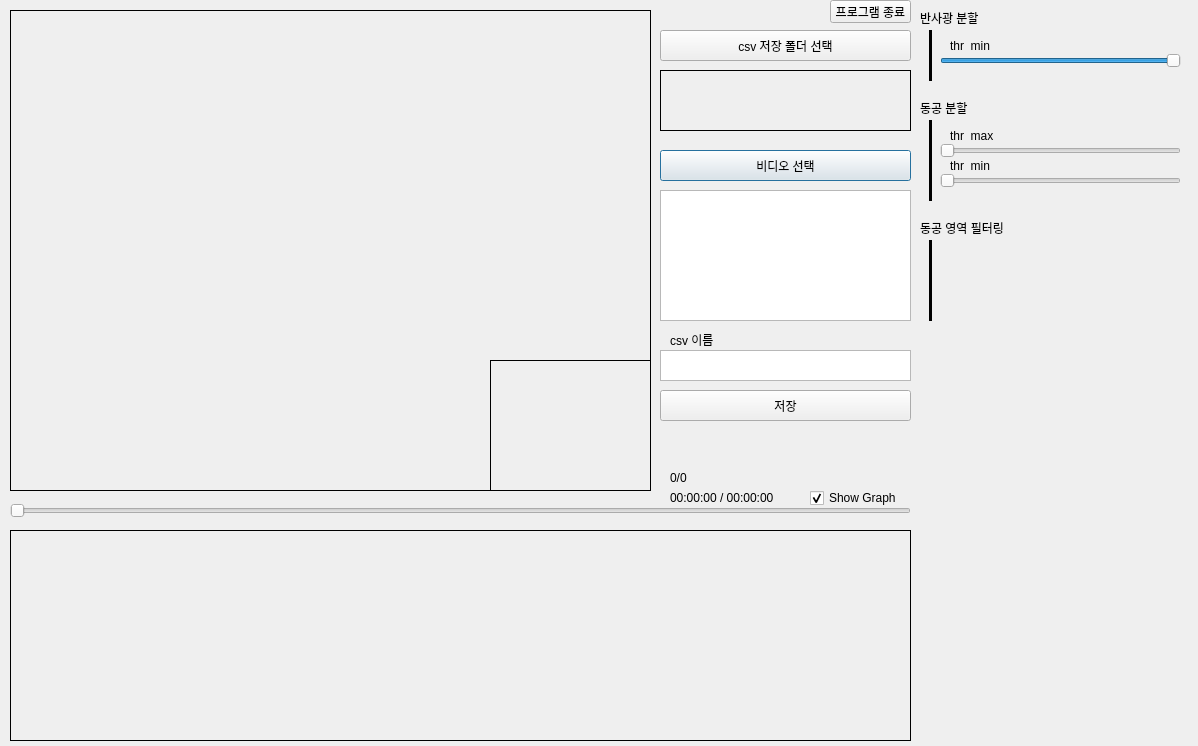
<?xml version="1.0" encoding="UTF-8"?>
<ui version="4.0">
 <class>Dialog</class>
 <widget class="QDialog" name="Dialog">
  <property name="geometry">
   <rect>
    <x>0</x>
    <y>0</y>
    <width>1198</width>
    <height>746</height>
   </rect>
  </property>
  <property name="windowTitle">
   <string>Dialog</string>
  </property>
  <widget class="QLabel" name="display_label">
   <property name="geometry">
    <rect>
     <x>10</x>
     <y>10</y>
     <width>641</width>
     <height>481</height>
    </rect>
   </property>
   <property name="frameShape">
    <enum>QFrame::Box</enum>
   </property>
   <property name="text">
    <string/>
   </property>
  </widget>
  <widget class="QListWidget" name="listWidget_video">
   <property name="geometry">
    <rect>
     <x>660</x>
     <y>190</y>
     <width>251</width>
     <height>131</height>
    </rect>
   </property>
  </widget>
  <widget class="QPushButton" name="pushButton_GetFiles">
   <property name="geometry">
    <rect>
     <x>660</x>
     <y>150</y>
     <width>251</width>
     <height>31</height>
    </rect>
   </property>
   <property name="text">
    <string>비디오 선택</string>
   </property>
  </widget>
  <widget class="QSlider" name="horizontalSlider_max">
   <property name="geometry">
    <rect>
     <x>940</x>
     <y>140</y>
     <width>241</width>
     <height>22</height>
    </rect>
   </property>
   <property name="maximum">
    <number>255</number>
   </property>
   <property name="orientation">
    <enum>Qt::Horizontal</enum>
   </property>
  </widget>
  <widget class="QSlider" name="horizontalSlider_min">
   <property name="geometry">
    <rect>
     <x>940</x>
     <y>170</y>
     <width>241</width>
     <height>22</height>
    </rect>
   </property>
   <property name="maximum">
    <number>255</number>
   </property>
   <property name="orientation">
    <enum>Qt::Horizontal</enum>
   </property>
  </widget>
  <widget class="QLabel" name="display_binary">
   <property name="geometry">
    <rect>
     <x>490</x>
     <y>360</y>
     <width>161</width>
     <height>131</height>
    </rect>
   </property>
   <property name="frameShape">
    <enum>QFrame::Box</enum>
   </property>
   <property name="text">
    <string/>
   </property>
  </widget>
  <widget class="QLabel" name="label_maxThr">
   <property name="geometry">
    <rect>
     <x>1040</x>
     <y>130</y>
     <width>56</width>
     <height>12</height>
    </rect>
   </property>
   <property name="frameShape">
    <enum>QFrame::NoFrame</enum>
   </property>
   <property name="text">
    <string/>
   </property>
  </widget>
  <widget class="QLabel" name="label_minThr">
   <property name="geometry">
    <rect>
     <x>1040</x>
     <y>160</y>
     <width>56</width>
     <height>12</height>
    </rect>
   </property>
   <property name="frameShape">
    <enum>QFrame::NoFrame</enum>
   </property>
   <property name="text">
    <string/>
   </property>
  </widget>
  <widget class="QLabel" name="label_maxThr_2">
   <property name="geometry">
    <rect>
     <x>950</x>
     <y>130</y>
     <width>56</width>
     <height>12</height>
    </rect>
   </property>
   <property name="frameShape">
    <enum>QFrame::NoFrame</enum>
   </property>
   <property name="text">
    <string>thr_max</string>
   </property>
  </widget>
  <widget class="QLabel" name="label_maxThr_3">
   <property name="geometry">
    <rect>
     <x>950</x>
     <y>160</y>
     <width>56</width>
     <height>12</height>
    </rect>
   </property>
   <property name="frameShape">
    <enum>QFrame::NoFrame</enum>
   </property>
   <property name="text">
    <string>thr_min</string>
   </property>
  </widget>
  <widget class="QLabel" name="display_graph">
   <property name="geometry">
    <rect>
     <x>10</x>
     <y>530</y>
     <width>901</width>
     <height>211</height>
    </rect>
   </property>
   <property name="frameShape">
    <enum>QFrame::Box</enum>
   </property>
   <property name="text">
    <string/>
   </property>
  </widget>
  <widget class="QLabel" name="label_videoTime">
   <property name="geometry">
    <rect>
     <x>670</x>
     <y>490</y>
     <width>111</width>
     <height>16</height>
    </rect>
   </property>
   <property name="text">
    <string>00:00:00 / 00:00:00</string>
   </property>
  </widget>
  <widget class="QCheckBox" name="checkBox_showGraph">
   <property name="geometry">
    <rect>
     <x>810</x>
     <y>490</y>
     <width>111</width>
     <height>16</height>
    </rect>
   </property>
   <property name="tabletTracking">
    <bool>false</bool>
   </property>
   <property name="text">
    <string>Show Graph</string>
   </property>
   <property name="checked">
    <bool>true</bool>
   </property>
  </widget>
  <widget class="QPushButton" name="pushButton_saveDirectory">
   <property name="geometry">
    <rect>
     <x>660</x>
     <y>30</y>
     <width>251</width>
     <height>31</height>
    </rect>
   </property>
   <property name="text">
    <string>csv 저장 폴더 선택</string>
   </property>
  </widget>
  <widget class="QLabel" name="label_saveDirectory">
   <property name="geometry">
    <rect>
     <x>660</x>
     <y>70</y>
     <width>251</width>
     <height>61</height>
    </rect>
   </property>
   <property name="frameShape">
    <enum>QFrame::Box</enum>
   </property>
   <property name="text">
    <string/>
   </property>
   <property name="wordWrap">
    <bool>true</bool>
   </property>
  </widget>
  <widget class="QSlider" name="horizontalSlider_video">
   <property name="geometry">
    <rect>
     <x>10</x>
     <y>500</y>
     <width>901</width>
     <height>22</height>
    </rect>
   </property>
   <property name="orientation">
    <enum>Qt::Horizontal</enum>
   </property>
  </widget>
  <widget class="QLabel" name="label_videoFrame">
   <property name="geometry">
    <rect>
     <x>670</x>
     <y>470</y>
     <width>101</width>
     <height>16</height>
    </rect>
   </property>
   <property name="text">
    <string>0/0</string>
   </property>
  </widget>
  <widget class="QPushButton" name="pushButton_csvSave">
   <property name="geometry">
    <rect>
     <x>660</x>
     <y>390</y>
     <width>251</width>
     <height>31</height>
    </rect>
   </property>
   <property name="text">
    <string>저장</string>
   </property>
  </widget>
  <widget class="QPushButton" name="pushButton_quit">
   <property name="geometry">
    <rect>
     <x>830</x>
     <y>0</y>
     <width>81</width>
     <height>23</height>
    </rect>
   </property>
   <property name="text">
    <string>프로그램 종료</string>
   </property>
  </widget>
  <widget class="QPlainTextEdit" name="plainTextEdit_csvName">
   <property name="geometry">
    <rect>
     <x>660</x>
     <y>350</y>
     <width>251</width>
     <height>31</height>
    </rect>
   </property>
  </widget>
  <widget class="QLabel" name="label">
   <property name="geometry">
    <rect>
     <x>670</x>
     <y>330</y>
     <width>71</width>
     <height>20</height>
    </rect>
   </property>
   <property name="text">
    <string>csv 이름</string>
   </property>
  </widget>
  <widget class="Line" name="line">
   <property name="geometry">
    <rect>
     <x>920</x>
     <y>120</y>
     <width>20</width>
     <height>81</height>
    </rect>
   </property>
   <property name="frameShadow">
    <enum>QFrame::Plain</enum>
   </property>
   <property name="lineWidth">
    <number>3</number>
   </property>
   <property name="orientation">
    <enum>Qt::Vertical</enum>
   </property>
  </widget>
  <widget class="QLabel" name="label_maxThr_4">
   <property name="geometry">
    <rect>
     <x>920</x>
     <y>100</y>
     <width>161</width>
     <height>16</height>
    </rect>
   </property>
   <property name="frameShape">
    <enum>QFrame::NoFrame</enum>
   </property>
   <property name="frameShadow">
    <enum>QFrame::Plain</enum>
   </property>
   <property name="text">
    <string>동공 분할</string>
   </property>
   <property name="textFormat">
    <enum>Qt::AutoText</enum>
   </property>
   <property name="scaledContents">
    <bool>false</bool>
   </property>
   <property name="openExternalLinks">
    <bool>false</bool>
   </property>
  </widget>
  <widget class="Line" name="line_2">
   <property name="geometry">
    <rect>
     <x>920</x>
     <y>30</y>
     <width>20</width>
     <height>51</height>
    </rect>
   </property>
   <property name="frameShadow">
    <enum>QFrame::Plain</enum>
   </property>
   <property name="lineWidth">
    <number>3</number>
   </property>
   <property name="orientation">
    <enum>Qt::Vertical</enum>
   </property>
  </widget>
  <widget class="QLabel" name="label_maxThr_5">
   <property name="geometry">
    <rect>
     <x>920</x>
     <y>10</y>
     <width>181</width>
     <height>16</height>
    </rect>
   </property>
   <property name="frameShape">
    <enum>QFrame::NoFrame</enum>
   </property>
   <property name="frameShadow">
    <enum>QFrame::Plain</enum>
   </property>
   <property name="text">
    <string>반사광 분할</string>
   </property>
   <property name="textFormat">
    <enum>Qt::AutoText</enum>
   </property>
   <property name="scaledContents">
    <bool>false</bool>
   </property>
   <property name="openExternalLinks">
    <bool>false</bool>
   </property>
  </widget>
  <widget class="Line" name="line_3">
   <property name="geometry">
    <rect>
     <x>920</x>
     <y>240</y>
     <width>20</width>
     <height>81</height>
    </rect>
   </property>
   <property name="frameShadow">
    <enum>QFrame::Plain</enum>
   </property>
   <property name="lineWidth">
    <number>3</number>
   </property>
   <property name="orientation">
    <enum>Qt::Vertical</enum>
   </property>
  </widget>
  <widget class="QLabel" name="label_maxThr_6">
   <property name="geometry">
    <rect>
     <x>920</x>
     <y>220</y>
     <width>181</width>
     <height>16</height>
    </rect>
   </property>
   <property name="frameShape">
    <enum>QFrame::NoFrame</enum>
   </property>
   <property name="frameShadow">
    <enum>QFrame::Plain</enum>
   </property>
   <property name="text">
    <string>동공 영역 필터링</string>
   </property>
   <property name="textFormat">
    <enum>Qt::AutoText</enum>
   </property>
   <property name="scaledContents">
    <bool>false</bool>
   </property>
   <property name="openExternalLinks">
    <bool>false</bool>
   </property>
  </widget>
  <widget class="QSlider" name="horizontalSlider_reflection_min">
   <property name="geometry">
    <rect>
     <x>940</x>
     <y>50</y>
     <width>241</width>
     <height>22</height>
    </rect>
   </property>
   <property name="maximum">
    <number>255</number>
   </property>
   <property name="value">
    <number>255</number>
   </property>
   <property name="orientation">
    <enum>Qt::Horizontal</enum>
   </property>
  </widget>
  <widget class="QLabel" name="label_reflection_min">
   <property name="geometry">
    <rect>
     <x>1040</x>
     <y>40</y>
     <width>56</width>
     <height>12</height>
    </rect>
   </property>
   <property name="frameShape">
    <enum>QFrame::NoFrame</enum>
   </property>
   <property name="text">
    <string/>
   </property>
  </widget>
  <widget class="QLabel" name="label_maxThr_8">
   <property name="geometry">
    <rect>
     <x>950</x>
     <y>40</y>
     <width>56</width>
     <height>12</height>
    </rect>
   </property>
   <property name="frameShape">
    <enum>QFrame::NoFrame</enum>
   </property>
   <property name="text">
    <string>thr_min</string>
   </property>
  </widget>
 </widget>
 <resources/>
 <connections/>
</ui>
